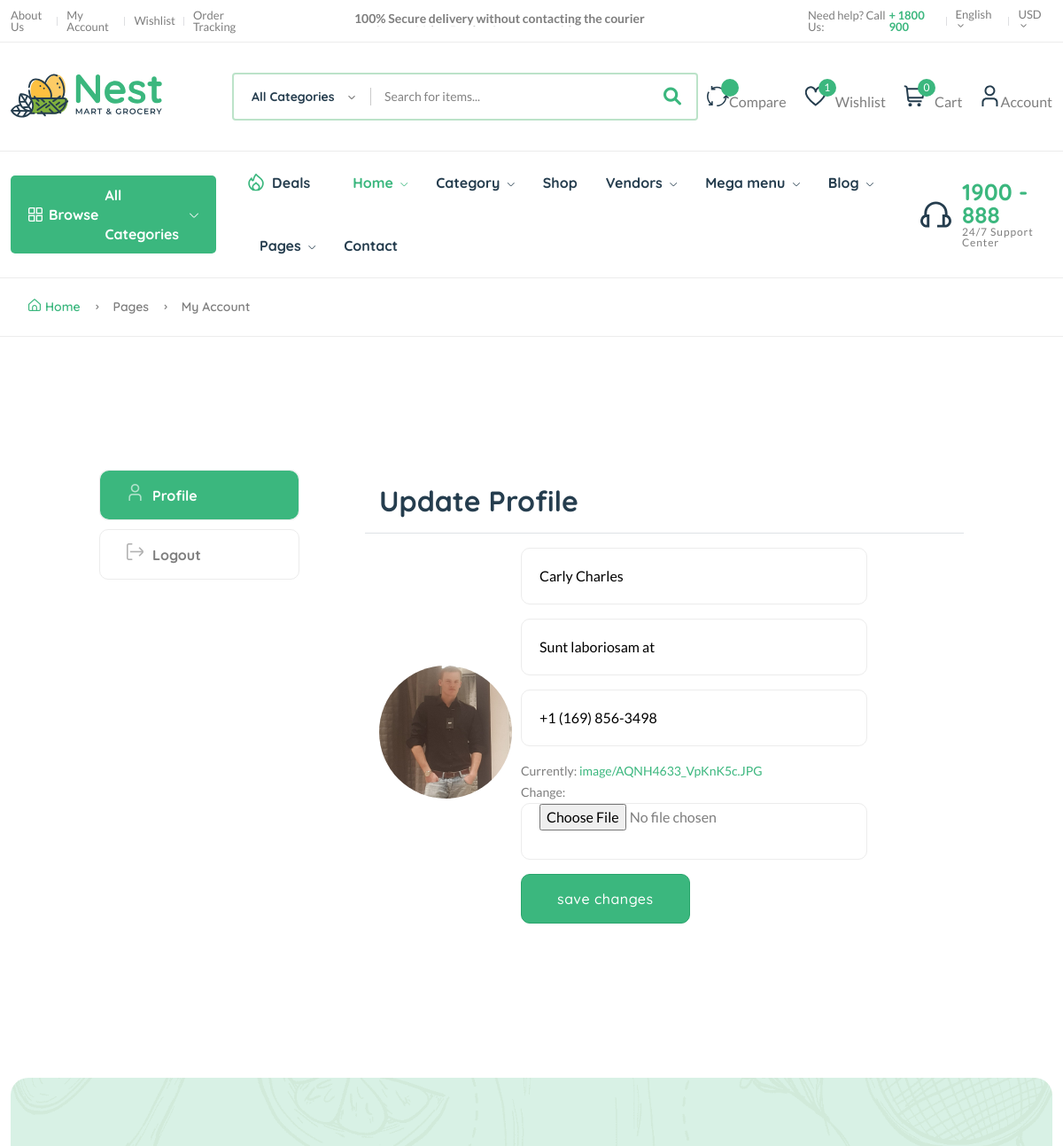
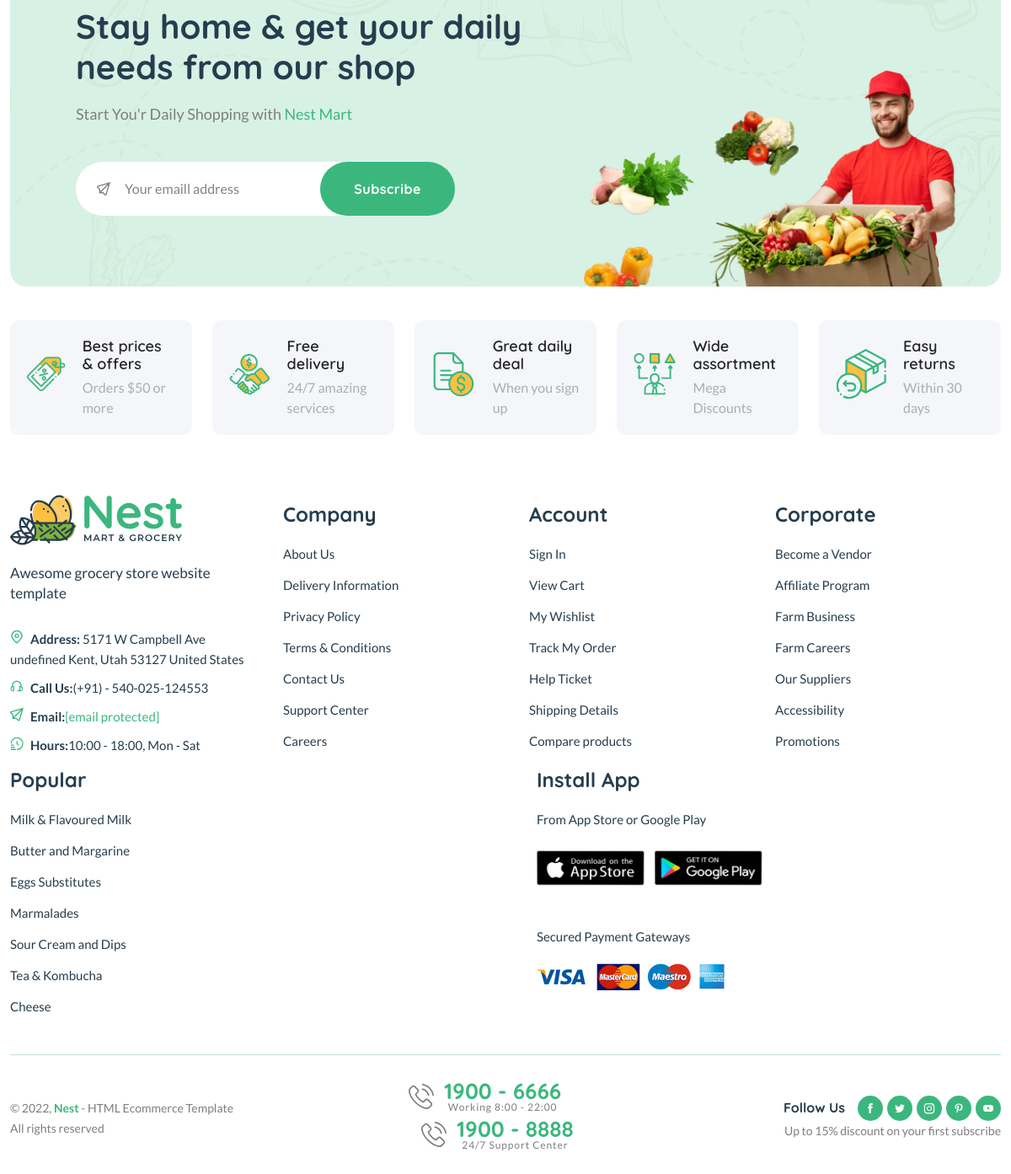
The app's page /user/profile/update/ (signed in) with its own data (2 pictures, top to bottom).
### userauths/models.py (models this page shows, shortened)
class Profile(models.Model):
    user = models.OneToOneField(User, on_delete=models.CASCADE)
    image = models.ImageField(upload_to='image')
    full_name = models.CharField(max_length=200)
    bio = models.CharField(max_length=200, null=True, blank=True)
    phone = models.CharField(max_length=200)
    verified = models.BooleanField(default=False)

### userauths/views.py (the view)
# urls.py: path("profile/update/", views.profile_update, name="profile-update"),
def profile_update(request):
    profile = Profile.objects.get(user=request.user)
    if request.method == "POST":
        form = ProfileForm(request.POST, request.FILES, instance=profile)
        if form.is_valid():
            new_form = form.save(commit=False)
            new_form.user = request.user
            new_form.save()
            messages.success(request, "Profile Updated Successfully")
            return redirect("core:dashboard")
    else:
        form = ProfileForm(instance=profile)
    context = {
        "form": form,
        "profile": profile,
    }
    return render(request, "userauths/profile-edit.html", context)

### userauths/forms.py
class ProfileForm(forms.ModelForm):
    full_name = forms.CharField(widget=forms.TextInput(attrs={"placeholder": "Full Name"}))
    bio = forms.CharField(widget=forms.TextInput(attrs={"placeholder": "Bio"}))
    phone = forms.CharField(widget=forms.TextInput(attrs={"placeholder": "Phone"}))
    class Meta:
        model = Profile
        fields = ['full_name', 'image', 'bio', 'phone']

### core/context_processor.py (called while the page is built)
def default(request):
    categories = Category.objects.all()
    vendors = Vendor.objects.all()
    min_max_price = Product.objects.aggregate(Min("price"), Max("price")) # Get the lowest and highest value from the models (price from product)
    try:
        wishlist = Wishlist.objects.filter(user=request.user)
    except:
        messages.warning(request, "You need to login before accessing your wishlist.")
        wishlist = 0
    try:
        address = Address.objects.get(user=request.user)
    except:
        address = None
    return {
        "categories": categories,
        "wishlist": wishlist,
        "address": address,
        "vendors": vendors,
        "min_max_price": min_max_price,
    }

### templates/userauths/profile-edit.html (shortened to what this page needs)
{% extends 'core/partials/base.html' %}
{% load static %}
{% block content %}
    <main class="main pages">
        <div class="page-header breadcrumb-wrap">
            <div class="container">
                <div class="breadcrumb">
                    <a href="index.html" rel="nofollow"><i class="fi-rs-home mr-5"></i>Home</a>
                    <span></span> Pages <span></span> My Account
                </div>
            </div>
        </div>
        <div class="page-content pt-150 pb-150">
            <div class="container">
                <div class="row">
                    <div class="col-lg-10 m-auto">
                        <div class="row">
                            <div class="col-md-3">
                                <div class="dashboard-menu">
                                    <ul class="nav flex-column" role="tablist">
                                        <li class="nav-item">
                                            <a class="nav-link active" id="profile-tab" data-bs-toggle="tab" href="#profile" role="tab" aria-controls="profile" aria-selected="false"><i class="fi-rs-user mr-10"></i>Profile</a>
                                        </li>
                                        <li class="nav-item">
                                            <a class="nav-link" href="page-login.html"><i class="fi-rs-sign-out mr-10"></i>Logout</a>
                                        </li>
                                    </ul>
                                </div>
                            </div>
                            <div class="col-md-9">
                                <div class="tab-content account dashboard-content pl-50">
                                    <div class="tab-pane fade active show" id="profile" role="tabpanel" aria-labelledby="profile-tab">
                                        <div class="card">
                                            <div class="card-header border-bottom">
                                                <h3 class="mb-0">Update Profile</h3>
                                            </div>
                                            <div class="card-body mb-2" style="display: flex; align-items: center; gap: 10px;">
                                                <div>
                                                    {% if profile.image %}
                                                    <span><img src="{{ profile.image.url }}" style="width: 150px; object-fit: cover; border-radius: 50%; height: 150px;"></span>
                                                    {% else %}
                                                    <span><img src="https://cdn.pixabay.com/photo/2015/10/05/22/37/blank-profile-picture-973460_1280.png" style="width: 150px; object-fit: cover; border-radius: 50%; height: 150px;"></span>
                                                    {% endif %}
                                                </div>
                                                <form action="" method="POST" enctype="multipart/form-data">
                                                    <div class="mb-3">
                                                        {{ form.full_name }}
                                                    </div>
                                                    <div class="mb-3">
                                                        {{ form.bio }}
                                                    </div>
                                                    <div class="mb-3">
                                                        {{ form.phone }}
                                                    </div>
                                                    <div class="mb-3">
                                                        {{ form.image }}
                                                    </div>
                                                    <button class="btn btn-success" type="submit">save changes</button>
                                                </form>
                                            </div>
                                        </div>
                                    </div>
                                </div>
                            </div>
                        </div>
                    </div>
                </div>
            </div>
        </div>
    </main>
{% endblock content %}

### records on screen
Profile: image (picture), full_name "Carly Charles", bio "Sunt laboriosam at", phone "+1 (169) 856-3498"

### other values on screen
{{ wishlist.count }} "1"
{{ request.session.cart_data_obj|length }} "0"
